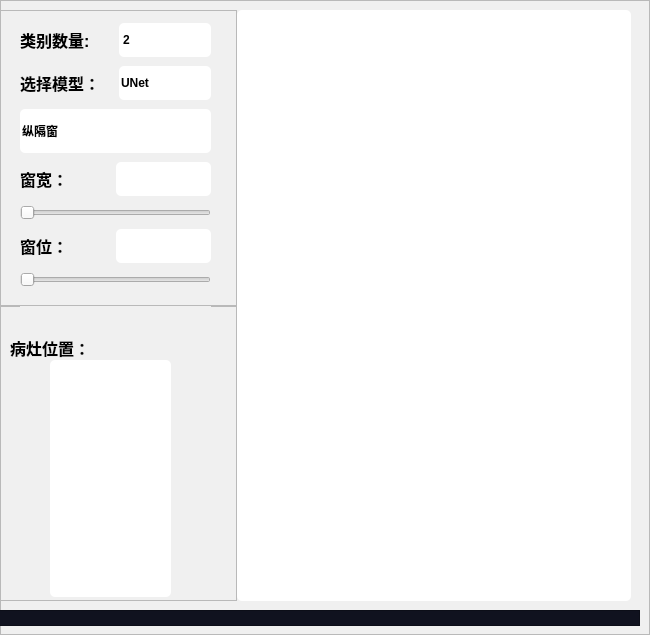
         <widget class="QFrame" name="frame_5">
          <property name="styleSheet">
           <string notr="true">background-color: rgb(240, 240, 240);</string>
          </property>
          <property name="frameShape">
           <enum>QFrame::StyledPanel</enum>
          </property>
          <property name="frameShadow">
           <enum>QFrame::Raised</enum>
          </property>
          <widget class="QFrame" name="frame_10">
           <property name="geometry">
            <rect>
             <x>-1</x>
             <y>610</y>
             <width>641</width>
             <height>16</height>
            </rect>
           </property>
           <property name="styleSheet">
            <string notr="true">#frame_10{
	
	height:5px;
	background-color:rgb(16,18,31);
}</string>
           </property>
           <property name="frameShape">
            <enum>QFrame::StyledPanel</enum>
           </property>
           <property name="frameShadow">
            <enum>QFrame::Raised</enum>
           </property>
          </widget>
          <widget class="QWidget" name="layoutWidget">
           <property name="geometry">
            <rect>
             <x>0</x>
             <y>10</y>
             <width>631</width>
             <height>591</height>
            </rect>
           </property>
           <layout class="QHBoxLayout" name="horizontalLayout_8" stretch="3,5">
            <property name="spacing">
             <number>0</number>
            </property>
            <item>
             <layout class="QVBoxLayout" name="verticalLayout_5" stretch="2,2">
              <property name="spacing">
               <number>0</number>
              </property>
              <item>
               <widget class="QFrame" name="frame_8">
                <property name="frameShape">
                 <enum>QFrame::StyledPanel</enum>
                </property>
                <property name="frameShadow">
                 <enum>QFrame::Raised</enum>
                </property>
                <widget class="QWidget" name="layoutWidget">
                 <property name="geometry">
                  <rect>
                   <x>20</x>
                   <y>10</y>
                   <width>191</width>
                   <height>271</height>
                  </rect>
                 </property>
                 <layout class="QVBoxLayout" name="verticalLayout_3">
                  <item>
                   <layout class="QHBoxLayout" name="horizontalLayout_3">
                    <item>
                     <widget class="QLabel" name="label_4">
                      <property name="styleSheet">
                       <string notr="true">QLabel{
	font-family:&quot;微软雅黑&quot;;
	font-size:16px;
	font-weight:bold;
	
}</string>
                      </property>
                      <property name="text">
                       <string>类别数量:</string>
                      </property>
                     </widget>
                    </item>
                    <item>
                     <widget class="QSpinBox" name="spinBox_2">
                      <property name="styleSheet">
                       <string notr="true">QSpinBox {
	

	
	font-family:&quot;微软雅黑&quot;;
	font-weight:bold;
    background-color: white;
    border-radius: 5px;
    padding: 2px;
	height:30px;
	width:10px;
}

QSpinBox:hover {
    border: 2px solid lightgray;
    border-radius: 5px;
}
QSpinBox::up-button {
    border: 0px;
}

QSpinBox::down-button {
    border: 0px;
}


QSpinBox::up-arrow{
    width: 10px;
    height: 10px;
    image: url(:/新前缀/up_arrow.png);
}
QSpinBox::down-arrow {
	width: 10px;
    height: 10px;
    image: url(:/新前缀/down_arrow.png);
}</string>
                      </property>
                      <property name="value">
                       <number>2</number>
                      </property>
                     </widget>
                    </item>
                   </layout>
                  </item>
                  <item>
                   <layout class="QHBoxLayout" name="horizontalLayout_5">
                    <item>
                     <widget class="QLabel" name="label_8">
                      <property name="styleSheet">
                       <string notr="true">QLabel{
	font-family:&quot;微软雅黑&quot;;
	font-size:16px;
	font-weight:bold;
	
}</string>
                      </property>
                      <property name="text">
                       <string>选择模型：</string>
                      </property>
                     </widget>
                    </item>
                    <item>
                     <widget class="QComboBox" name="comboBox_5">
                      <property name="styleSheet">
                       <string notr="true">QComboBox {
	font-family:&quot;微软雅黑&quot;;
	font-weight:bold;
    background-color: white;
    border-radius: 5px;
    padding: 2px;
	height:30px;
	width:10px;
}
QComboBox::drop-down {
    border: none;
}

QComboBox:hover {
    border: 2px solid lightgray;
    border-radius: 5px;
}

QComboBox::down-arrow {
	width: 10px;
    height: 10px;
    image: url(:/新前缀/down_arrow.png);
}
</string>
                      </property>
                      <item>
                       <property name="text">
                        <string>UNet</string>
                       </property>
                      </item>
                      <item>
                       <property name="text">
                        <string>VNet</string>
                       </property>
                      </item>
                      <item>
                       <property name="text">
                        <string>U2Net</string>
                       </property>
                      </item>
                     </widget>
                    </item>
                   </layout>
                  </item>
                  <item>
                   <widget class="QComboBox" name="cb_wwwc">
                    <property name="styleSheet">
                     <string notr="true">QComboBox {
	font-family:&quot;微软雅黑&quot;;
	font-weight:bold;
    background-color: white;
    border-radius: 5px;
    padding: 2px;
	height:40px;
}
QComboBox::drop-down {
    border: none;
}

QComboBox:hover {
    border: 2px solid lightgray;
    border-radius: 5px;
}

QComboBox::down-arrow {
	width: 10px;
    height: 10px;
    image: url(:/新前缀/down_arrow.png);
}
</string>
                    </property>
                    <item>
                     <property name="text">
                      <string>纵隔窗</string>
                     </property>
                    </item>
                    <item>
                     <property name="text">
                      <string>肺窗</string>
                     </property>
                    </item>
                    <item>
                     <property name="text">
                      <string>软组织窗</string>
                     </property>
                    </item>
                    <item>
                     <property name="text">
                      <string>脑窗</string>
                     </property>
                    </item>
                    <item>
                     <property name="text">
                      <string>骨窗</string>
                     </property>
                    </item>
                   </widget>
                  </item>
                  <item>
                   <layout class="QHBoxLayout" name="horizontalLayout_6" stretch="1,2,4">
                    <property name="spacing">
                     <number>0</number>
                    </property>
                    <item>
                     <widget class="QLabel" name="label_9">
                      <property name="styleSheet">
                       <string notr="true">QLabel{
	font-family:&quot;微软雅黑&quot;;
	font-size:16px;
	font-weight:bold;
	
}</string>
                      </property>
                      <property name="text">
                       <string>窗宽：</string>
                      </property>
                     </widget>
                    </item>
                    <item>
                     <spacer name="horizontalSpacer">
                      <property name="orientation">
                       <enum>Qt::Horizontal</enum>
                      </property>
                      <property name="sizeHint" stdset="0">
                       <size>
                        <width>40</width>
                        <height>20</height>
                       </size>
                      </property>
                     </spacer>
                    </item>
                    <item>
                     <widget class="QLineEdit" name="line_ww">
                      <property name="styleSheet">
                       <string notr="true">QLineEdit {
	font-family:&quot;微软雅黑&quot;;
	font-weight:bold;
    background-color: white;
    border-radius: 5px;
    padding: 2px;
	height:30px;
}</string>
                      </property>
                     </widget>
                    </item>
                   </layout>
                  </item>
                  <item>
                   <widget class="QSlider" name="slider_ww">
                    <property name="orientation">
                     <enum>Qt::Horizontal</enum>
                    </property>
                   </widget>
                  </item>
                  <item>
                   <layout class="QHBoxLayout" name="horizontalLayout_7" stretch="1,2,4">
                    <property name="spacing">
                     <number>0</number>
                    </property>
                    <item>
                     <widget class="QLabel" name="label_10">
                      <property name="styleSheet">
                       <string notr="true">QLabel{
	font-family:&quot;微软雅黑&quot;;
	font-size:16px;
	font-weight:bold;
	
}</string>
                      </property>
                      <property name="text">
                       <string>窗位：</string>
                      </property>
                     </widget>
                    </item>
                    <item>
                     <spacer name="horizontalSpacer_2">
                      <property name="orientation">
                       <enum>Qt::Horizontal</enum>
                      </property>
                      <property name="sizeHint" stdset="0">
                       <size>
                        <width>40</width>
                        <height>20</height>
                       </size>
                      </property>
                     </spacer>
                    </item>
                    <item>
                     <widget class="QLineEdit" name="line_wc">
                      <property name="styleSheet">
                       <string notr="true">QLineEdit {
	font-family:&quot;微软雅黑&quot;;
	font-weight:bold;
    background-color: white;
    border-radius: 5px;
    padding: 2px;
	height:30px;
}</string>
                      </property>
                     </widget>
                    </item>
                   </layout>
                  </item>
                  <item>
                   <widget class="QSlider" name="slider_wc">
                    <property name="orientation">
                     <enum>Qt::Horizontal</enum>
                    </property>
                   </widget>
                  </item>
                 </layout>
                </widget>
               </widget>
              </item>
              <item>
               <widget class="QFrame" name="frame_9">
                <property name="frameShape">
                 <enum>QFrame::StyledPanel</enum>
                </property>
                <property name="frameShadow">
                 <enum>QFrame::Raised</enum>
                </property>
                <widget class="QWidget" name="layoutWidget">
                 <property name="geometry">
                  <rect>
                   <x>10</x>
                   <y>30</y>
                   <width>201</width>
                   <height>261</height>
                  </rect>
                 </property>
                 <layout class="QVBoxLayout" name="verticalLayout_4" stretch="0,3">
                  <property name="spacing">
                   <number>0</number>
                  </property>
                  <item>
                   <widget class="QLabel" name="label_11">
                    <property name="styleSheet">
                     <string notr="true">QLabel{
	font-family:&quot;微软雅黑&quot;;
	font-size:16px;
	font-weight:bold;
	
}</string>
                    </property>
                    <property name="text">
                     <string>病灶位置：</string>
                    </property>
                   </widget>
                  </item>
                  <item>
                   <layout class="QHBoxLayout" name="horizontalLayout_4" stretch="1,3,1">
                    <property name="spacing">
                     <number>0</number>
                    </property>
                    <item>
                     <spacer name="horizontalSpacer_3">
                      <property name="orientation">
                       <enum>Qt::Horizontal</enum>
                      </property>
                      <property name="sizeHint" stdset="0">
                       <size>
                        <width>40</width>
                        <height>20</height>
                       </size>
                      </property>
                     </spacer>
                    </item>
                    <item>
                     <widget class="QListWidget" name="listWidget">
                      <property name="styleSheet">
                       <string notr="true">QListWidget {
	font-family:&quot;微软雅黑&quot;;
	font-weight:bold;
    background-color: white;
    border-radius: 5px;
    padding: 2px;
	height:40px;
}</string>
                      </property>
                     </widget>
                    </item>
                    <item>
                     <spacer name="horizontalSpacer_4">
                      <property name="orientation">
                       <enum>Qt::Horizontal</enum>
                      </property>
                      <property name="sizeHint" stdset="0">
                       <size>
                        <width>40</width>
                        <height>20</height>
                       </size>
                      </property>
                     </spacer>
                    </item>
                   </layout>
                  </item>
                 </layout>
                </widget>
                <widget class="QLabel" name="text_loadModel">
                 <property name="geometry">
                  <rect>
                   <x>20</x>
                   <y>0</y>
                   <width>191</width>
                   <height>21</height>
                  </rect>
                 </property>
                 <property name="styleSheet">
                  <string notr="true">QLabel{
	font-family:&quot;微软雅黑&quot;;
	font-size:16px;
	font-weight:bold;
	color:red;
	
}</string>
                 </property>
                 <property name="text">
                  <string/>
                 </property>
                </widget>
               </widget>
              </item>
             </layout>
            </item>
            <item>
             <widget class="QLabel" name="canvas">
              <property name="styleSheet">
               <string notr="true">QLabel {
	font-family:&quot;微软雅黑&quot;;
	font-weight:bold;
    background-color: white;
    border-radius: 5px;
    padding: 2px;
	height:40px;
}</string>
              </property>
              <property name="text">
               <string/>
              </property>
             </widget>
            </item>
           </layout>
          </widget>
         </widget>
